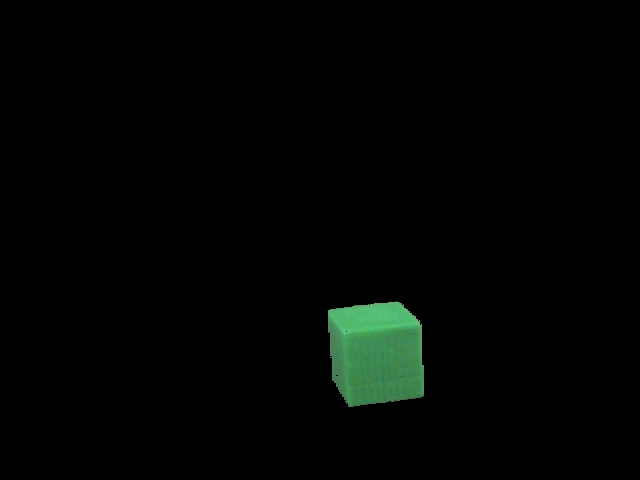
#> input picture training/test1/0.jpg, 640 x 480 px, given in place of the camera
$ python colour_HSV_Track.py   (Python 2 division)   (older library calls are emulated)
#> lines starting #> are read from the running program, lines starting #| are printed output that depends on the picture; after the words box and inside, x2 and y2 are one past the last pixel; in counts of white or black regions, pixels touching at a corner belong together
#!/usr/bin/env python2

# A program that filters out objects base on colour
import cv2
import numpy as np

def nothing(x):
    pass

def resetSliders(): #Sets sliders to their default positions
    cv2.setTrackbarPos('Bl', 'mask', 0)
    cv2.setTrackbarPos('Gl', 'mask', 0)
    cv2.setTrackbarPos('Rl', 'mask', 0)
    cv2.setTrackbarPos('Bu', 'mask', 255)
    cv2.setTrackbarPos('Gu', 'mask', 255)
    cv2.setTrackbarPos('Ru', 'mask', 255)
    cv2.setTrackbarPos('Se', 'filter', 1)
    cv2.setTrackbarPos('Ie', 'filter', 1)
    cv2.setTrackbarPos('Sd', 'filter', 1)
    cv2.setTrackbarPos('Id', 'filter', 1)

cap = cv2.VideoCapture(1)
# cap.set(640, 480)
cv2.namedWindow('mask', cv2.WINDOW_NORMAL)
cv2.namedWindow('filter', cv2.WINDOW_NORMAL)
cv2.namedWindow('contours', cv2.WINDOW_NORMAL)
cv2.resizeWindow('mask', 800, 600);
cv2.resizeWindow('contours', 800, 600);

#Lower BGR sliders
cv2.createTrackbar('Bl','mask',0,255,nothing)
cv2.createTrackbar('Gl','mask',0,255,nothing)
cv2.createTrackbar('Rl','mask',0,255,nothing)

#Upper BGR sliders
cv2.createTrackbar('Bu','mask',0,255,nothing)
cv2.createTrackbar('Gu','mask',0,255,nothing)
cv2.createTrackbar('Ru','mask',0,255,nothing)

cv2.createTrackbar('Se','filter',1,255,nothing)
cv2.createTrackbar('Ie','filter',1,255,nothing)

cv2.createTrackbar('Sd','filter',1,255,nothing)
cv2.createTrackbar('Id','filter',1,255,nothing)

resetSliders()

_, test = cap.read()
#> test is the input picture: shape (480, 640, 3); mean B, G, R 2.5, 4.2, 2
height = test.shape[0]
#> height = 480
width = test.shape[1]
#> width = 640
midw = width/2
#> midw = 320
midh = height/2
#> midh = 240
print midw,midh
#| 320 240

di = 1
ie = 1
font = cv2.FONT_HERSHEY_SIMPLEX
count = 0

while(1):

    # Take each frame
    _, frame = cap.read()


    #Try denoising algorithm (ToDo)

    # Convert BGR to HSV
    hsv = cv2.cvtColor(frame, cv2.COLOR_BGR2HSV)
#> hsv: shape (480, 640, 3); mean H, S, V 2.5, 6, 4.2

    bl = cv2.getTrackbarPos('Bl','mask')
    gl = cv2.getTrackbarPos('Gl','mask')
    rl = cv2.getTrackbarPos('Rl','mask')
    bu = cv2.getTrackbarPos('Bu','mask')
    gu = cv2.getTrackbarPos('Gu','mask')
    ru = cv2.getTrackbarPos('Ru','mask')

    # define range of BGR color in HSV
    lower_BGR = np.array([bl,gl,rl])
    upper_BGR = np.array([bu,gu,ru])
    # Threshold the HSV image to get only BGR colors
    mask = cv2.inRange(hsv, lower_BGR, upper_BGR)
#> mask: shape (480, 640); every value is 255

    #ToDo, add morpological operations, find contours and moments
    se = cv2.getTrackbarPos('Se','filter')
    ie = cv2.getTrackbarPos('Ie','filter')

    sd = cv2.getTrackbarPos('Sd','filter')
    di = cv2.getTrackbarPos('Id','filter')

    # print(se)

    ke = np.ones((se,se),np.uint8)
    kd = np.ones((di,di),np.uint8)

    # it = 2

    filter = np.copy(mask)

    filter = cv2.erode(filter, ke, iterations = ie)
    filter = cv2.dilate(filter, kd, iterations = di)

    # if (ie < 1 and id < 1): #Bug, cannot disable morpological operations
        # filter = np.copy(mask)
    cv2.imshow('filter', filter)

    # Bitwise-AND mask and original image
    res = cv2.bitwise_and(frame,frame, mask= filter)
    cv2.imshow('result',res)

    cv2.imshow('hsv', hsv)
    cv2.imshow('frame',frame)
    cv2.imshow('mask',mask)

    f2 = np.copy(frame)

    #Find contours and draw them
    _, contours, hierarchy = cv2.findContours(filter, cv2.RETR_TREE, cv2.CHAIN_APPROX_SIMPLE)
#> contours = [[[0, 0], [0, 479], [639, 479], [639, 0]]]
    contours = sorted(contours, key = cv2.contourArea, reverse = True)[:5] # Reduces contours to only top 5 based on area.
    # cv2.drawContours(f2, contours, -1, (0,0,255), 3)

    #Find centroids of contour moments (Refer to http://docs.opencv.org/master/dd/d49/tutorial_py_contour_features.html#gsc.tab=0)
    for c in contours: #Try dealing with similiar areas, using a a +- percentage change
        mo = cv2.moments(c)
        conA = cv2.contourArea(c)

    	if conA > 200:
            peri = cv2.arcLength(c, True)
            approx = cv2.approxPolyDP(c, 0.02 * peri, True)

            if 4 <= len(approx) < 10: # Look for object within specific range of sides

                try:
                    cv2.drawContours(f2, [approx], -1, (0, 200, 50), 3)
                    cx = int(mo['m10']/mo['m00'])
                    cy = int(mo['m01']/mo['m00'])
                    cv2.circle(f2,(cx,cy), 5, (255,0,0), -1)
                    cv2.putText(f2,(str((cx,cy,conA))),(cx,cy), font, 1,(255,100,50),2,cv2.LINE_AA) # Puts co-ordinates of object
                    cv2.putText(f2,(str((midw-cx,height-cy,conA,len(approx)))),(cx,cy+50), font, 1,(155,200,100),2,cv2.LINE_AA) #Distance from bottom centre, contour area and sides
                    cv2.line(f2, (cx,cy),(midw,height), (200,150,0), 5)
                except:
                    pass
#> this loop made 1 pass
#> (conA, peri, approx, cx, cy) on pass 1: (306081, 2236, [[0, 0], [0, 479], [639, 479], [639, 0]], 319, 239)
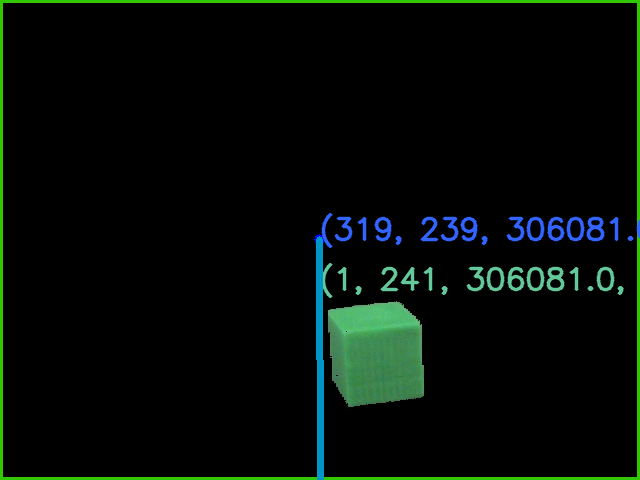
#> f2: shape (480, 640, 3); 4.83% of pixels changed, all inside (x1, y1, x2, y2) = (0, 0, 640, 480)


    cv2.imshow('contours', f2)

    k = cv2.waitKey(5) & 0xFF
#> (key Esc is pressed here)
    if k == 27: #Checks if escape is pressed
        break
    if k == 32: # Check for spacebar (To reset sliders)
        # resetSliders()
        cv2.imwrite(str(count) + ".jpg", res)
        count += 1
        print str(count) + ".jpg" + " taken!"

cv2.destroyAllWindows()

$ run again, on training/test1/3.jpg
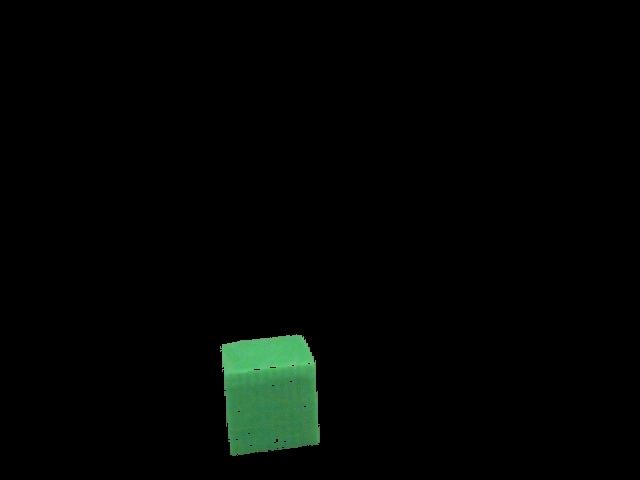
#> input picture training/test1/3.jpg, 640 x 480 px, given in place of the camera
#> test is the input picture: shape (480, 640, 3); mean B, G, R 2.9, 4.9, 2.2
#| 320 240
#> hsv: shape (480, 640, 3); mean H, S, V 2.8, 6.6, 4.9
#> mask: shape (480, 640); every value is 255
#> contours = [[[0, 0], [0, 479], [639, 479], [639, 0]]]
#> the loop `for c in contours:` made 1 pass
#> (conA, peri, approx, cx, cy) on pass 1: (306081, 2236, [[0, 0], [0, 479], [639, 479], [639, 0]], 319, 239)
#> after the loop `for c in contours:`:
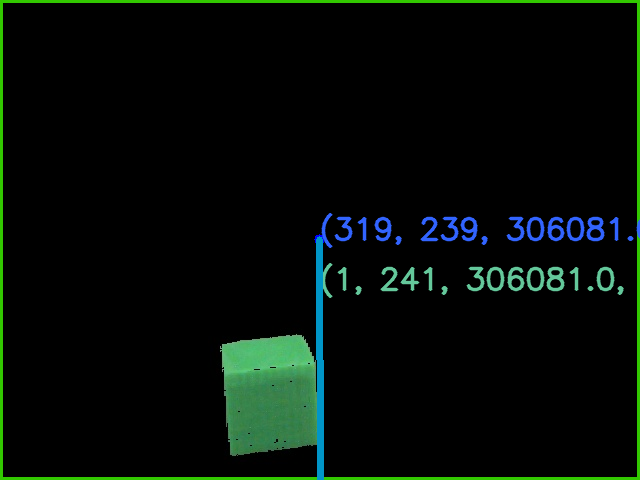
#> f2: shape (480, 640, 3); 4.83% of pixels changed, all inside (x1, y1, x2, y2) = (0, 0, 640, 480)
